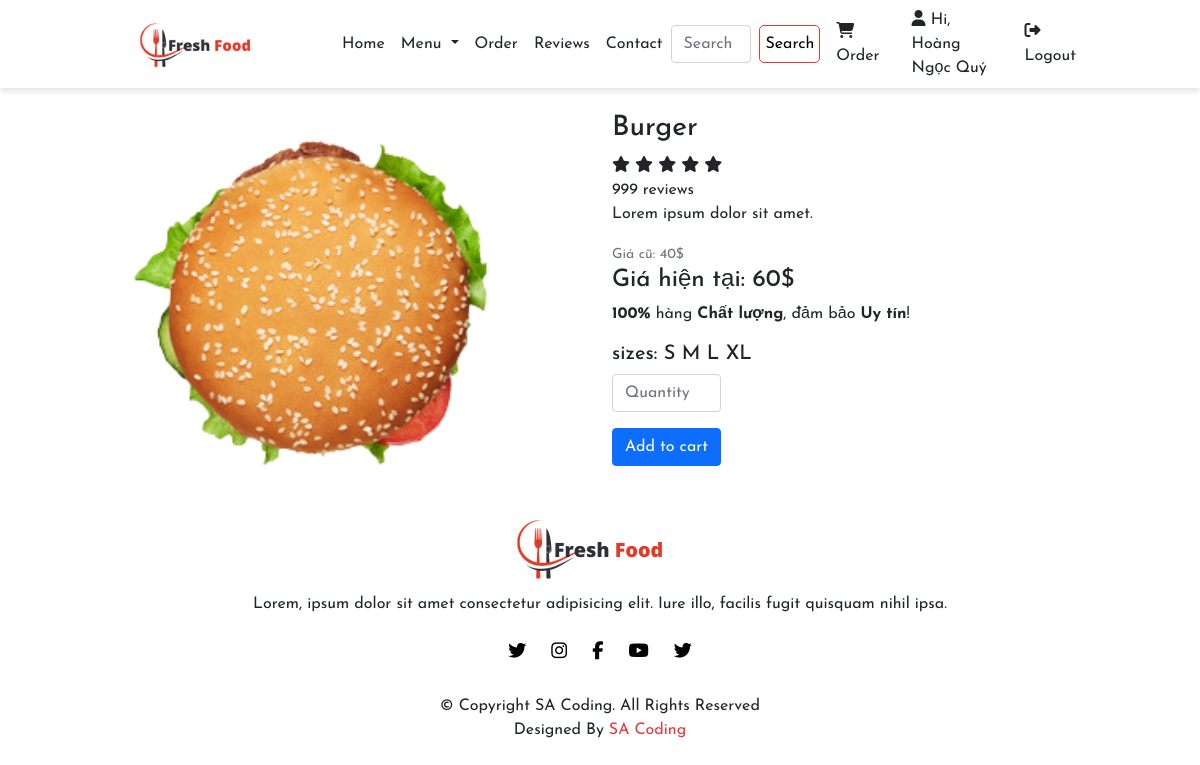
Page /doan/view/detail.php?id=63 (signed in) on the committed database.
### tables this page shows
CREATE TABLE `products` (
  `id` int(11) NOT NULL,
  `name` varchar(50) NOT NULL,
  `description` text NOT NULL,
  `price` int(11) NOT NULL,
  `image` varchar(255) NOT NULL,
  `view` int(11) NOT NULL,
  `created_at` timestamp NOT NULL DEFAULT current_timestamp(),
  `updated_at` timestamp NOT NULL DEFAULT current_timestamp()
);

### doan/functions.php (called while the page is built, shortened)
<?php
include "../dbconnect.php";
function getProduct($id)
{
    global $conn;
    $queryGet = " SELECT * FROM products WHERE id=$id";
    $result = mysqli_query($conn, $queryGet);
    $product = $result->fetch_assoc();
    return $product;
}

### doan/view/detail.php (the view, shortened to what this page needs)
<?php
include_once "../dbconnect.php";
include_once "../functions.php";
include_once "./includes/header.php";
if (isset($_GET['id'])) {
    $id = $_GET['id'];
    $product_detail = getProduct($id);
}
?>
<body>
    <nav class="navbar navbar-expand-sm" id="navbar">
        <a href="index.html" class="navbar-brand" id="logo">
            <img src="public/img/logo.png" alt="">
        </a>
        <div class="collapse navbar-collapse" id="mynavbar">
            <ul class="navbar-nav me-auto">
                <li class="nav-item">
                    <a href="index.php" class="nav-link text-dark">Home</a>
                </li>
                <li class="nav-item">
                    <a class="nav-link dropdown-toggle text-dark" href="#" id="navbarDropdown" role="button" data-bs-toggle="dropdown" aria-expanded="false">
                        Menu
                    </a>
                </li>
                <li class="nav-item">
                    <a href="#order" class="nav-link text-dark">Order</a>
                </li>
                <li class="nav-item">
                    <a href="#review" class="nav-link text-dark">Reviews</a>
                </li>
                <li class="nav-item">
                    <a href="#contact" class="nav-link text-dark">Contact</a>
                </li>
            </ul>
            <form class="d-flex">
                <input type="text" class="form-control me-2" placeholder="Search" required>
                <button type="button" id="btn">Search</button>
            </form>
            <li class="nav-item">
                <a href="./cart.php" class="nav-link text-dark">
                    <i class="fas fa-shopping-cart"></i> Order
                </a>
            </li>
            <li class="nav-item">
                <?php if (isset($_SESSION['name'])) { ?>
                    <a href="./index.php" class="nav-link text-dark">
                        <i class="fas fa-user"></i> Hi, <?php echo $_SESSION['name']; ?>
                    </a>
                <?php } else { ?>
                    <a href="login.php" class="nav-link text-dark">
                        <i class="fas fa-sign-in-alt"></i> Login
                    </a>
                <?php } ?>
            </li>
            <?php if (isset($_SESSION['name'])) { ?>
                <li class="nav-item">
                    <a href="logout.php" class="nav-link text-dark">
                        <i class="fas fa-sign-out-alt"></i> Logout
                    </a>
                </li>
            <?php } ?>
        </div>
    </nav>
    <main role="main">
        <div class="container mt-4">
            <div class="row">
                <div class="col-md-6">
                    <div class="preview">
                        <div class="preview-pic tab-content">
                            <div class="tab-pane active" id="pic-1">
                                <img class="img-fluid mx-auto d-block" width="400px" src="<?php echo "/doan" . $product_detail['image'] ?>" alt="Product Image">
                            </div>
                        </div>
                    </div>
                </div>
                <div class="col-md-6">
                    <div class="details">
                        <h3 class="product-title"><?php echo $product_detail['name'] ?></h3>
                        <div class="rating">
                            <div class="stars">
                                <span class="fa fa-star checked"></span>
                                <span class="fa fa-star checked"></span>
                                <span class="fa fa-star checked"></span>
                                <span class="fa fa-star"></span>
                                <span class="fa fa-star"></span>
                            </div>
                            <span class="review-no">999 reviews</span>
                        </div>
                        <p class="product-description">Lorem ipsum dolor sit amet.</p>
                        <small class="text-muted">Giá cũ: <s><span>40$</span></s></small>
                        <h4 class="price">Giá hiện tại: <span><?php echo $product_detail['price'] ?>$</span></h4>
                        <p class="vote"><strong>100%</strong> hàng <strong>Chất lượng</strong>, đảm bảo
                            <strong>Uy tín</strong>!
                        </p>
                        <h5 class="sizes">sizes:
                            <span class="size" data-toggle="tooltip" title="cỡ Nhỏ">S</span>
                            <span class="size" data-toggle="tooltip" title="cỡ Trung bình">M</span>
                            <span class="size" data-toggle="tooltip" title="cỡ Lớn">L</span>
                            <span class="size" data-toggle="tooltip" title="cỡ Đại">XL</span>
                        </h5>
                        <input type="number" class="form-control" name="quantity" min="1" placeholder="Quantity" style="width: 20%;">
                        <button class="btn btn-primary mt-3 addToCartBtn" data-product-id="<?php echo $product_detail['id']; ?>" data-product-name="<?php echo $product_detail['name']; ?>" data-product-price="<?php echo $product_detail['price']; ?>">
                            Add to cart
                        </button>
                    </div>
                </div>
            </div>
        </div>
    </main>
    <?php
    include_once "./includes/footer.php";
    ?>
</body>
</html>

### doan/view/public/css/style.css (style rules this page uses)
* { margin: 0; padding: 0; text-decoration: none; list-style: none; scroll-behavior: smooth; font-family: 'Josefin Sans', sans-serif; }
#navbar { background: transparent; padding: 0px 9% 0px; box-shadow: 0px 4px 6px rgba(0, 0, 0, 0.1); }
#logo img { width: 190px; margin-top: 3px; }
.navbar-nav { margin-left: 20px; }
.nav-item { position: relative; }
#btn { border-radius: 5px; padding: 5px; border: 1px solid #e53937; background: transparent; transition: 0.5s; }

### rows in the picture
products: image (picture), name "Burger", price "60"

### other values in the picture
$_SESSION['name'] "Hoàng Ngọc Quý"
